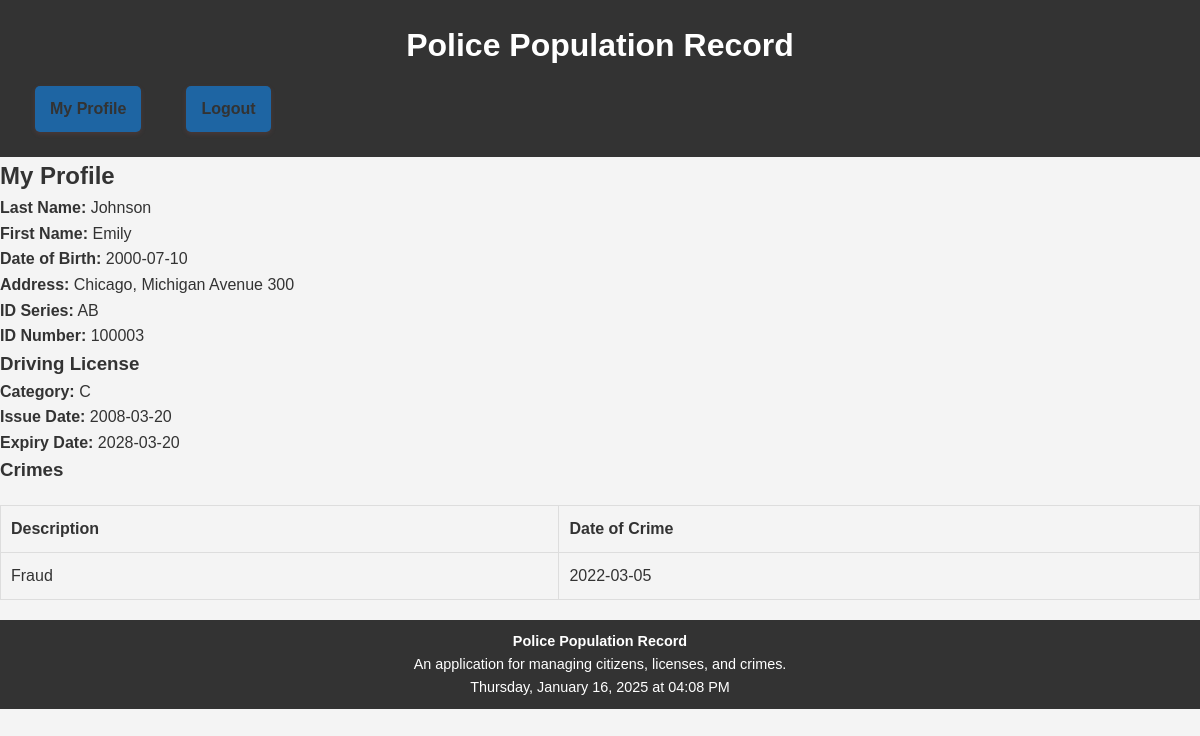
/pages/my_profile.php (signed in), run on the app's committed database.
### tables this page shows
CREATE TABLE `identity_documents` (
  `Document_ID` int(11) NOT NULL,
  `Series` varchar(2) NOT NULL,
  `Number` varchar(6) NOT NULL,
  `Citizen_ID` int(11) DEFAULT NULL
);

CREATE TABLE `citizens` (
  `Citizen_ID` int(11) NOT NULL,
  `Last_Name` varchar(50) NOT NULL,
  `First_Name` varchar(50) NOT NULL,
  `SSN` char(13) NOT NULL,
  `Birth_Date` date NOT NULL,
  `Address_ID` int(11) DEFAULT NULL
);

CREATE TABLE `driving_licenses` (
  `License_ID` int(11) NOT NULL,
  `Category` varchar(2) NOT NULL,
  `Issue_Date` date NOT NULL,
  `Expiry_Date` date NOT NULL,
  `Citizen_ID` int(11) DEFAULT NULL
);

CREATE TABLE `crimes` (
  `Crime_ID` int(11) NOT NULL,
  `Description` varchar(1000) NOT NULL,
  `Crime_Date` date NOT NULL,
  `Citizen_ID` int(11) DEFAULT NULL,
  `Officer_ID` int(11) DEFAULT NULL
);

### pages/my_profile.php (the view, shortened to what this page needs)
<?php
include '../config/database.php';
include '../includes/header.php';
$query = "SELECT Citizens.*,
                 CONCAT(Addresses.City, ', ', Addresses.Street, ' ', Addresses.Number) AS Address,
                 Identity_Documents.Series, Identity_Documents.Number
          FROM Citizens
          LEFT JOIN Addresses ON Citizens.Address_ID = Addresses.Address_ID
          LEFT JOIN Identity_Documents ON Citizens.Citizen_ID = Identity_Documents.Citizen_ID
          WHERE Citizens.Citizen_ID = :id";
$stmt = $conn->prepare($query);
$stmt->bindParam(':id', $_SESSION['user_id'], PDO::PARAM_INT);
$stmt->execute();
$citizen = $stmt->fetch(PDO::FETCH_ASSOC);
$query_license = "SELECT * FROM Driving_Licenses WHERE Citizen_ID = :id";
$stmt_license = $conn->prepare($query_license);
$stmt_license->bindParam(':id', $_SESSION['user_id'], PDO::PARAM_INT);
$stmt_license->execute();
$license = $stmt_license->fetch(PDO::FETCH_ASSOC);
$query_crimes = "SELECT Crimes.Description, Crimes.Crime_Date
                 FROM Crimes
                 WHERE Citizen_ID = :id";
$stmt_crimes = $conn->prepare($query_crimes);
$stmt_crimes->bindParam(':id', $_SESSION['user_id'], PDO::PARAM_INT);
$stmt_crimes->execute();
$crimes = $stmt_crimes->fetchAll(PDO::FETCH_ASSOC);
?>
<h2>My Profile</h2>
<?php if ($citizen): ?>
    <p><strong>Last Name:</strong> <?= htmlspecialchars($citizen['Last_Name']); ?></p>
    <p><strong>First Name:</strong> <?= htmlspecialchars($citizen['First_Name']); ?></p>
    <p><strong>Date of Birth:</strong> <?= htmlspecialchars($citizen['Birth_Date']); ?></p>
    <p><strong>Address:</strong> <?= htmlspecialchars($citizen['Address']); ?></p>
    <p><strong>ID Series:</strong> <?= htmlspecialchars($citizen['Series'] ?? 'N/A'); ?></p>
    <p><strong>ID Number:</strong> <?= htmlspecialchars($citizen['Number'] ?? 'N/A'); ?></p>
    <?php if ($license): ?>
        <h3>Driving License</h3>
        <p><strong>Category:</strong> <?= htmlspecialchars($license['Category']); ?></p>
        <p><strong>Issue Date:</strong> <?= htmlspecialchars($license['Issue_Date']); ?></p>
        <p><strong>Expiry Date:</strong> <?= htmlspecialchars($license['Expiry_Date']); ?></p>
    <?php else: ?>
        <h3>Driving License</h3>
        <p>You do not have an associated driving license.</p>
    <?php endif; ?>
    <h3>Crimes</h3>
    <?php if (!empty($crimes)): ?>
        <table border="1">
            <tr>
                <th>Description</th>
                <th>Date of Crime</th>
            </tr>
            <?php foreach ($crimes as $crime): ?>
                <tr>
                    <td><?= htmlspecialchars($crime['Description']); ?></td>
                    <td><?= htmlspecialchars($crime['Crime_Date']); ?></td>
                </tr>
            <?php endforeach; ?>
        </table>
    <?php else: ?>
        <p>You have no associated crimes.</p>
    <?php endif; ?>
<?php else: ?>
    <p>User details not found.</p>
<?php endif; ?>
<?php
include '../includes/footer.php';
?>

### assets/style.css (style rules this page uses)
* { margin: 0; padding: 0; box-sizing: border-box; }
body { font-family: Arial, sans-serif; line-height: 1.6; color: #333; background-color: #f4f4f4; }
table { width: 100%; margin: 20px 0; border-collapse: collapse; }
table, th, td { border: 1px solid #ddd; }
th, td { padding: 10px; text-align: left; }
th { background-color: #f4f4f4; }

### data on the page
identity_documents: Citizen_ID.Last_Name "Johnson", Citizen_ID.First_Name "Emily", Citizen_ID.Birth_Date "2000-07-10", Series "AB", Number "100003"
driving_licenses: Category "C", Issue_Date "2008-03-20", Expiry_Date "2028-03-20"
crimes: Description "Fraud", Crime_Date "2022-03-05"

### other printed values
$citizen['Address'] "Chicago, Michigan Avenue 300"
